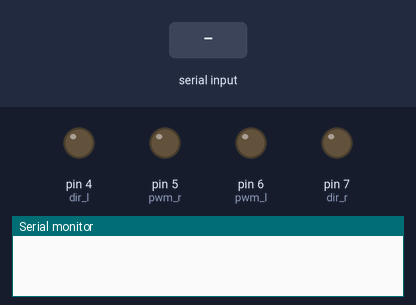
Simulated run of this sketch. Board: Arduino Uno, built with avr-gcc and run on an emulated ATmega328P. On the bench: output pins drawn as LEDs (lit = HIGH), the last lines printed to the serial monitor. The test bench sets the inputs (shaded band).

Above: at 1.2 s.
1.3 s: "0" received over Serial
At 2.5 s:
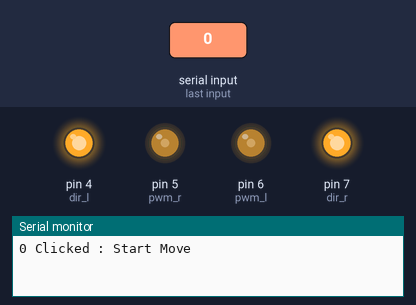
2.8 s: "1" received over Serial
At 3.6 s:
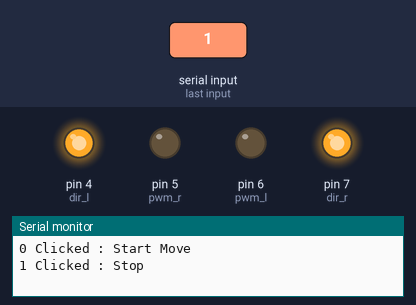
Timing chart, 0 to 5.8 s (numbered marks = the images above; inputs shaded):
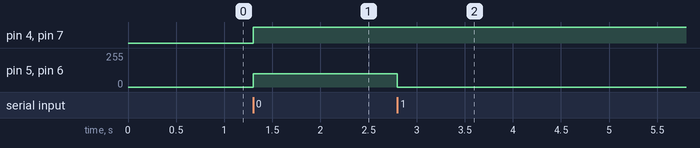

Measured:
- after the input at 1.3 s, pin 4 (dir_l), pin 7 (dir_r): LOW → HIGH at once; pin 5 (pwm_r), pin 6 (pwm_l): 0/255 → 100/255 at once
- after the input at 2.8 s, pin 5 (pwm_r), pin 6 (pwm_l): 100/255 → 0/255 at once

The sketch:

MortorKeyboardInput.ino
```cpp
int dir_l = 4;
int dir_r = 7;
int pwm_l = 6;
int pwm_r = 5;

void setup() {
  // put your setup code here, to run once:  Keyboard.begin();
  pinMode(dir_l, OUTPUT);
  pinMode(dir_r, OUTPUT);
  pinMode(pwm_l, OUTPUT);
  pinMode(pwm_r, OUTPUT);
  Serial.begin(9600);
}

char buf;

void loop() {
  // put your main code here, to run repeatedly:
  if (Serial.available()) {
    buf = Serial.read();
    if ('0' == buf) {
      digitalWrite(dir_l, HIGH);
      digitalWrite(dir_r, HIGH);
      analogWrite(pwm_l, 100);
      analogWrite(pwm_r, 100);
      Serial.println("0 Clicked : Start Move");
    }
    else if ('1' == buf) {
      analogWrite(pwm_l, 0);
      analogWrite(pwm_r, 0);
      Serial.println("1 Clicked : Stop");
    }
  }
}
```
